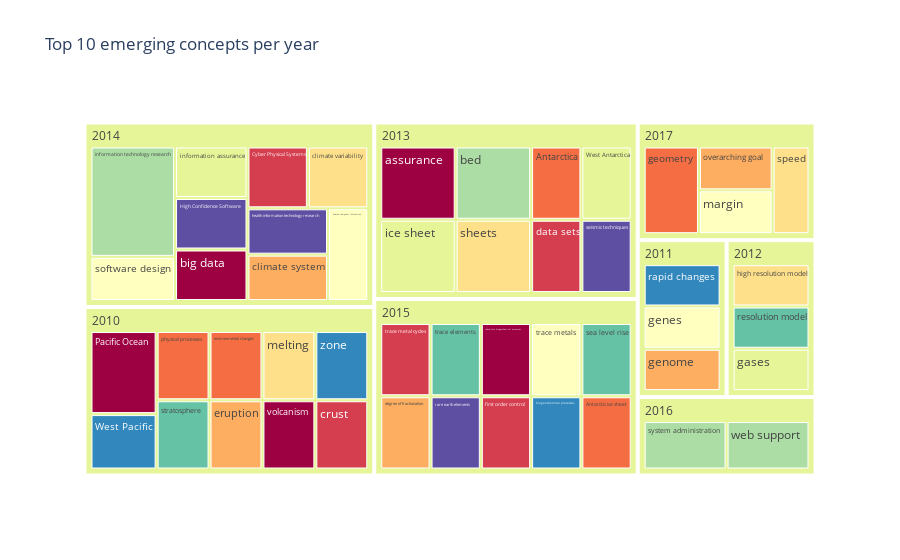

Notebook code for this chart:
### Markdown cell above
## 4. Trend analysis - 'emerging' new topics each year

In this section we will look at the concept distribution over the years. In particular, we will focus on the 'new' concepts in each year - i.e. concepts that have never appeared in previous years. 

This can be easily achieved by adding a new column `first_year`, marking the earliest publication year a concept was found in.

### Code cell
# enrich initial dataframe by adding 'first_year' 
concepts["first_year"] = concepts.groupby('concept')['start_year'].transform('min')
concepts_unique = concepts.drop_duplicates("concept")[['concept', 'frequency', 'score_avg', 'first_year']]

#@markdown ## Emerging concepts: parameters
#@markdown Start year of the publications/concepts to include
YEAR_START = 2010 #@param {type:"integer"}

#@markdown How many 'emerging' concepts to retain, for each year
CONCEPTS_PER_YEAR = 10 #@param {type:"integer"}


#
# note: we reuse the freq/score threasholds above in order to focus on concepts of interest
emerging_concepts = concepts_unique.query(f"""first_year >= {YEAR_START}""")\
                    .query(f"""frequency >= {FREQ_MIN} & frequency <= {FREQ_MAX} & score_avg >= {SCORE_MIN} """)\
                    .sort_values(["score_avg", "frequency"], ascending=False)\
                    .groupby("first_year").head(CONCEPTS_PER_YEAR)

px.treemap(emerging_concepts,
           path=['first_year', 'concept'],
           values='frequency',
           color="concept",
           color_discrete_sequence=px.colors.diverging.Spectral,
           height=600,
           title=f"Top {CONCEPTS_PER_YEAR} emerging concepts per year"
          )

### Figure 1 — Plotly figure (JSON) as saved in the notebook; plotly's stock layout.template omitted (floating-point values rounded to 4 significant figures)
{"data": [{"branchvalues": "total", "customdata": [["assurance"], ["trace metal cycles"], ["Antarctica"], ["degree of fractionation"], ["high resolution model"], ["software design"], ["information assurance"], ["system administration"], ["trace elements"], ["West Pacific"], ["High Confidence Software"], ["big data"], ["Cyber Physical Systems"], ["physical processes"], ["overarching goal"], ["climate variability"], ["margin"], ["ice sheet"], ["bed"], ["stratosphere"], ["rapid changes"], ["rare earth elements"], ["subsurface biogeochemical processes"], ["first order control"], ["environmental changes"], ["eruption"], ["melting"], ["genes"], ["West Antarctica"], ["information technology research"], ["resolution model"], ["zone"], ["health information technology research"], ["volcanism"], ["data sets"], ["geometry"], ["climate system"], ["speed"], ["trace metals"], ["gases"], ["web support"], ["sea level rise"], ["biogeochemical processes"], ["seismic techniques"], ["Pacific Ocean"], ["crust"], ["Antarctic ice sheet"], ["genome"], ["sheets"], ["human computer interaction"], ["(?)"], ["(?)"], ["(?)"], ["(?)"], ["(?)"], ["(?)"], ["(?)"], ["(?)"]], "domain": {"x": [0, 1], "y": [0, 1]}, "hovertemplate": "labels=%{label}<br>frequency=%{value}<br>parent=%{parent}<br>id=%{id}<br>concept=%{customdata[0]}<extra></extra>", "ids": ["2013/assurance", "2015/trace metal cycles", "2013/Antarctica", "2015/degree of fractionation", "2012/high resolution model", "2014/software design", "2014/information assurance", "2016/system administration", "2015/trace elements", "2010/West Pacific", "2014/High Confidence Software", "2014/big data", "2014/Cyber Physical Systems", "2010/physical processes", "2017/overarching goal", "2014/climate variability", "2017/margin", "2013/ice sheet", "2013/bed", "2010/stratosphere", "2011/rapid changes", "2015/rare earth elements", "2015/subsurface biogeochemical processes", "2015/first order control", "2010/environmental changes", "2010/eruption", "2010/melting", "2011/genes", "2013/West Antarctica", "2014/information technology research", "2012/resolution model", "2010/zone", "2014/health information technology research", "2010/volcanism", "2013/data sets", "2017/geometry", "2014/climate system", "2017/speed", "2015/trace metals", "2012/gases", "2016/web support", "2015/sea level rise", "2015/biogeochemical processes", "2013/seismic techniques", "2010/Pacific Ocean", "2010/crust", "2015/Antarctic ice sheet", "2011/genome", "2013/sheets", "2014/human computer interaction", "2010", "2011", "2012", "2013", "2014", "2015", "2016", "2017"], "labels": ["assurance", "trace metal cycles", "Antarctica", "degree of fractionation", "high resolution model", "software design", "information assurance", "system administration", "trace elements", "West Pacific", "High Confidence Software", "big data", "Cyber Physical Systems", "physical processes", "overarching goal", "climate variability", "margin", "ice sheet", "bed", "stratosphere", "rapid changes", "rare earth elements", "subsurface biogeochemical processes", "first order control", "environmental changes", "eruption", "melting", "genes", "West Antarctica", "information technology research", "resolution model", "zone", "health information technology research", "volcanism", "data sets", "geometry", "climate system", "speed", "trace metals", "gases", "web support", "sea level rise", "biogeochemical processes", "seismic techniques", "Pacific Ocean", "crust", "Antarctic ice sheet", "genome", "sheets", "human computer interaction", "2010", "2011", "2012", "2013", "2014", "2015", "2016", "2017"], "marker": {"colors": ["rgb(158,1,66)", "rgb(213,62,79)", "rgb(244,109,67)", "rgb(253,174,97)", "rgb(254,224,139)", "rgb(255,255,191)", "rgb(230,245,152)", "rgb(171,221,164)", "rgb(102,194,165)", "rgb(50,136,189)", "rgb(94,79,162)", "rgb(158,1,66)", "rgb(213,62,79)", "rgb(244,109,67)", "rgb(253,174,97)", "rgb(254,224,139)", "rgb(255,255,191)", "rgb(230,245,152)", "rgb(171,221,164)", "rgb(102,194,165)", "rgb(50,136,189)", "rgb(94,79,162)", "rgb(158,1,66)", "rgb(213,62,79)", "rgb(244,109,67)", "rgb(253,174,97)", "rgb(254,224,139)", "rgb(255,255,191)", "rgb(230,245,152)", "rgb(171,221,164)", "rgb(102,194,165)", "rgb(50,136,189)", "rgb(94,79,162)", "rgb(158,1,66)", "rgb(213,62,79)", "rgb(244,109,67)", "rgb(253,174,97)", "rgb(254,224,139)", "rgb(255,255,191)", "rgb(230,245,152)", "rgb(171,221,164)", "rgb(102,194,165)", "rgb(50,136,189)", "rgb(94,79,162)", "rgb(158,1,66)", "rgb(213,62,79)", "rgb(244,109,67)", "rgb(253,174,97)", "rgb(254,224,139)", "rgb(255,255,191)", "rgb(230,245,152)", "rgb(230,245,152)", "rgb(230,245,152)", "rgb(230,245,152)", "rgb(230,245,152)", "rgb(230,245,152)", "rgb(230,245,152)", "rgb(230,245,152)"]}, "name": "", "parents": ["2013", "2015", "2013", "2015", "2012", "2014", "2014", "2016", "2015", "2010", "2014", "2014", "2014", "2010", "2017", "2014", "2017", "2013", "2013", "2010", "2011", "2015", "2015", "2015", "2010", "2010", "2010", "2011", "2013", "2014", "2012", "2010", "2014", "2010", "2013", "2017", "2014", "2017", "2015", "2012", "2016", "2015", "2015", "2013", "2010", "2010", "2015", "2011", "2013", "2014", "", "", "", "", "", "", "", ""], "type": "treemap", "values": [3, 2, 2, 2, 2, 2, 2, 3, 2, 2, 2, 2, 2, 2, 2, 2, 2, 3, 3, 2, 2, 2, 2, 2, 2, 2, 2, 2, 2, 5, 2, 2, 2, 2, 2, 3, 2, 2, 2, 2, 3, 2, 2, 2, 3, 2, 2, 2, 3, 2, 21, 6, 6, 20, 23, 20, 6, 9]}], "layout": {"autosize": true, "legend": {"tracegroupgap": 0}, "title": {"text": "Top 10 emerging concepts per year"}, "treemapcolorway": ["rgb(158,1,66)", "rgb(213,62,79)", "rgb(244,109,67)", "rgb(253,174,97)", "rgb(254,224,139)", "rgb(255,255,191)", "rgb(230,245,152)", "rgb(171,221,164)", "rgb(102,194,165)", "rgb(50,136,189)", "rgb(94,79,162)"]}}
